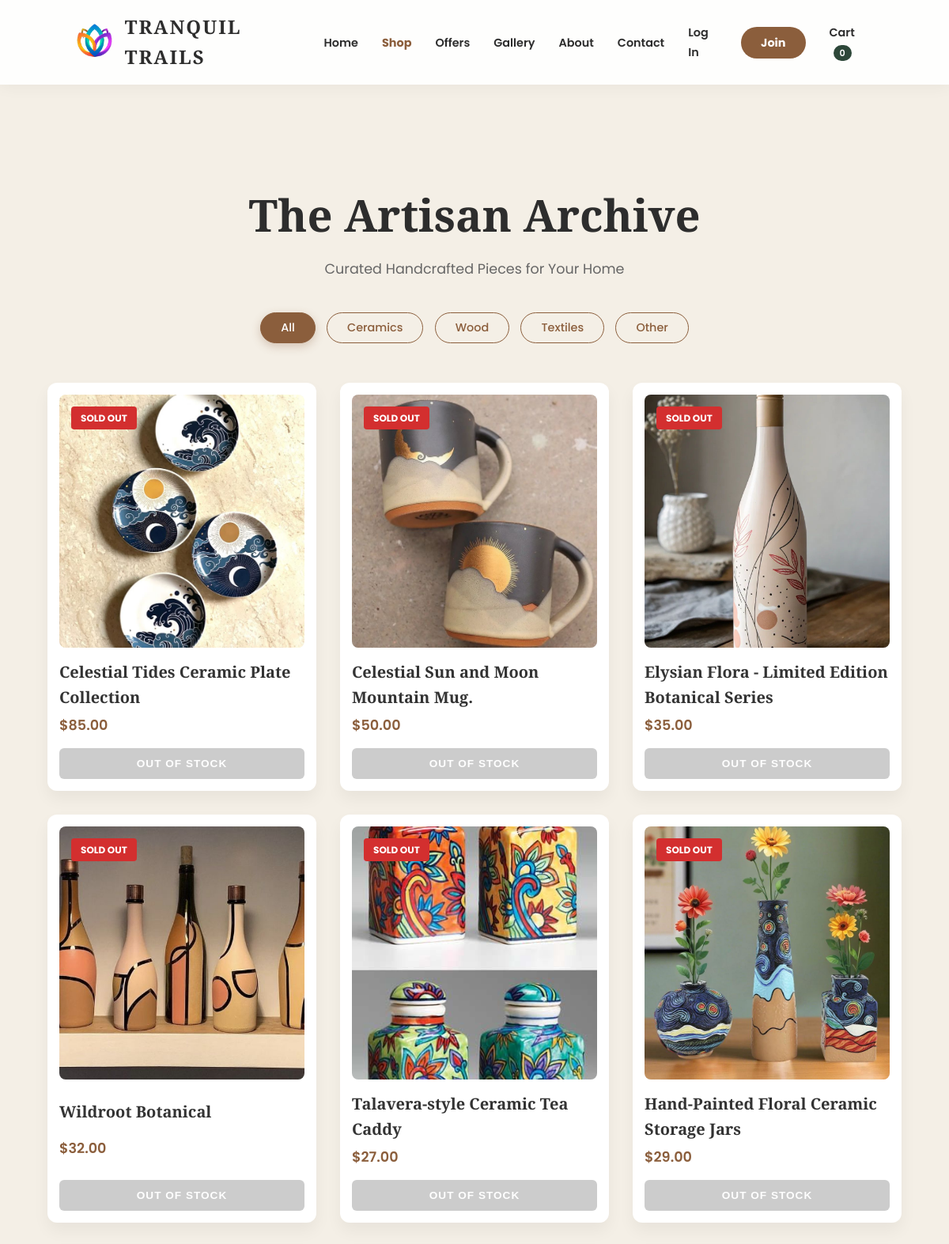
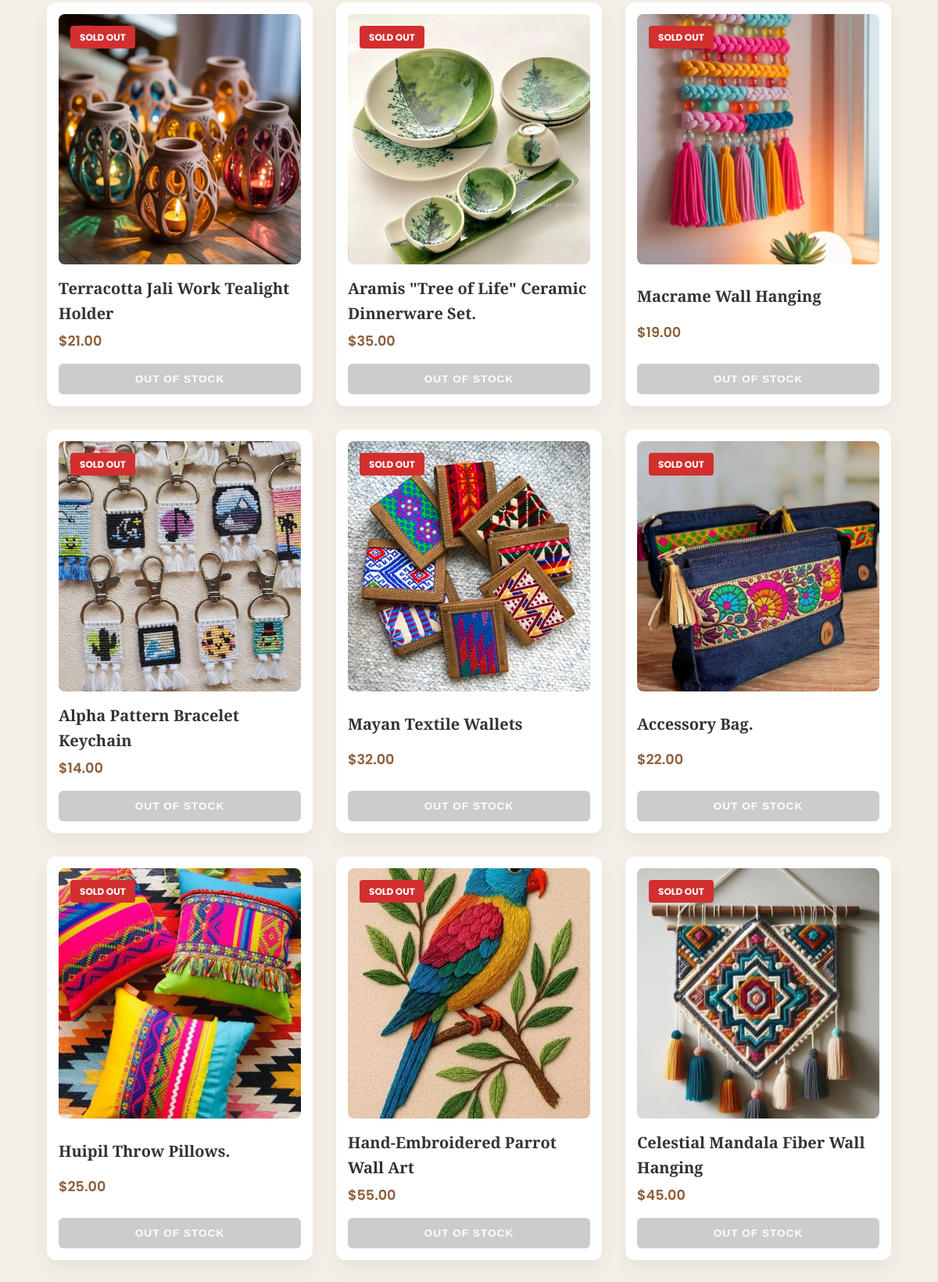
The app's page /shop/ (upper part) with its own data (2 pictures, top to bottom).
### core/models.py (models this page shows, shortened)
class Product(models.Model):
    category = models.ForeignKey(Category, related_name='products', on_delete=models.CASCADE)
    name = models.CharField(max_length=200)
    slug = models.SlugField(unique=True)
    image = models.ImageField(upload_to='products/')
    description = models.TextField(blank=True)
    price = models.DecimalField(max_digits=10, decimal_places=2)
    stock = models.PositiveIntegerField(default=0)
    available = models.BooleanField(default=True)
    created_at = models.DateTimeField(auto_now_add=True)
    updated_at = models.DateTimeField(auto_now=True)

### core/views.py (the view)
# urls.py: path('shop/', views.shop, name='shop'),
def shop(request):
    products = Product.objects.all()
    return render(request, 'shop.html', {'products': products})

### core/templates/shop.html (shortened to what this page needs)
{% load static %}
<!DOCTYPE html>
<html lang="en">
<head>
    <link rel="stylesheet" href="https://cdnjs.cloudflare.com/ajax/libs/font-awesome/6.4.0/css/all.min.css">
    <link rel="stylesheet" href="{% static 'styles.css' %}">
</head>
<body>
    <nav>
        <a href="{% url 'home' %}" class="logo-container">
            <img src="{% static 'Adobe Express - file.png' %}" alt="Logo" class="logo-img">
            <span class="logo-text">TRANQUIL TRAILS</span>
        </a>
        <ul class="nav-links" id="navLinks">
            <li><a href="{% url 'home' %}">Home</a></li>
            <li><a href="{% url 'shop' %}" style="color: #8B5E3C; font-weight: bold;">Shop</a></li>
            <li><a href="{% url 'offers' %}">Offers</a></li>
            <li><a href="{% url 'gallery' %}">Gallery</a></li>
            <li><a href="{% url 'about' %}">About</a></li>
            <li><a href="{% url 'Contact' %}">Contact</a></li>
            {% if user.is_authenticated %}
                <li>
                    <div class="nav-user-container">
                        <img src="https://cdn-icons-png.flaticon.com/512/3135/3135715.png" class="user-avatar" id="userAvatarBtn">
                        <div class="profile-dropdown" id="profileDropdown">
                            <div style="padding: 10px 16px; font-weight: bold; background: #f9f9f9; font-size: 0.8rem; border-bottom: 1px solid #eee;">
                                Hi, {{ user.first_name|default:user.username }}
                            </div>
                            <a href="#">My Orders</a>
                            <a href="#" onclick="logoutUser()" style="color:#d32f2f;">Logout</a>
                        </div>
                    </div>
                </li>
            {% else %}
                <li><a href="{% url 'login' %}">Log In</a></li>
                <li><a href="{% url 'signup' %}" style="background: #8B5E3C; color: white; padding: 10px 25px; border-radius: 50px; font-weight: bold;">Join</a></li>
            {% endif %}
            <li id="cartNavItem">
                <a href="#" id="cart-link">Cart <span class="cart-count-pill" id="cart-count">0</span></a>
            </li>
        </ul>
    </nav>
    <section class="shop-container">
        <div class="shop-header">
            <h1>The Artisan Archive</h1>
            <p>Curated Handcrafted Pieces for Your Home</p>
        </div>
        <div class="category-filters">
            <button class="filter-btn active" onclick="filterProducts('all')">All</button>
            <button class="filter-btn" onclick="filterProducts('Ceramics')">Ceramics</button>
            <button class="filter-btn" onclick="filterProducts('Wood')">Wood</button>
            <button class="filter-btn" onclick="filterProducts('Textiles')">Textiles</button>
            <button class="filter-btn" onclick="filterProducts('Other')">Other</button>
        </div>
        <div class="product-grid" id="shopGrid">
            {% for product in products %}
            <div class="product-card" data-category="{{ product.category.name|default:'Other' }}">
                <div class="product-img-box">
                    {% if product.image %}
                        <img src="{{ product.image.url }}" alt="{{ product.name }}">
                    {% else %}
                        <img src="{% static 'placeholder.jpg' %}" alt="No Image">
                    {% endif %}
                    {% if product.stock <= 0 %}
                        <div class="sold-out-badge">SOLD OUT</div>
                    {% endif %}
                </div>
                <a href="{% url 'product_detail' product.id %}" style="text-decoration: none;">
                    <h3>{{ product.name }}</h3>
                </a>
                <p class="price">${{ product.price }}</p>
                {% if product.stock > 0 %}
                <button class="add-btn"
                        onclick="addToCart('{{ product.id }}', '{{ product.name }}', '{{ product.price }}', '{{ product.image.url|default:'' }}')">
                    Add to Cart
                </button>
                {% else %}
                <button class="add-btn disabled" disabled>Out of Stock</button>
                {% endif %}
            </div>
            {% empty %}
                <p style="text-align:center; grid-column:1/-1; color:#777;">No products available at the moment.</p>
            {% endfor %}
        </div>
    </section>
</body>
</html>

### core/static/styles.css (style rules this page uses)
:root { --primary: #8B5E3C; --accent: #2D4739; --bg: #F4EFE6; --white: #ffffff; --text: #2d2d2d; }
* { margin: 0; padding: 0; box-sizing: border-box; }
body { font-family: 'Poppins', sans-serif; background: var(--bg); color: var(--text); line-height: 1.6; overflow-x: hidden; }
nav { display: flex; justify-content: space-between; align-items: center; padding: 15px 8%; background: rgba(255, 255, 255, 0.9); backdrop-filter: blur(10px); position: sticky; top: 0; z-index: 1000; box-shadow: 0 2px 20px rgba(0,0,0,0.05); }
.logo-container { display: flex; align-items: center; text-decoration: none; z-index: 1001; }
.logo-img { height: 50px; width: auto; margin-right: 15px; object-fit: contain; }
.logo-text { font-family: 'Playfair Display', serif; font-size: 1.5rem; font-weight: bold; color: var(--text); letter-spacing: 2px; }
.nav-links { display: flex; list-style: none; gap: 30px; align-items: center; }
.nav-links a { text-decoration: none; color: var(--text); font-size: 0.9rem; font-weight: 600; transition: 0.3s; }
.cart-count-pill { background: var(--accent); color: white; padding: 2px 8px; border-radius: 20px; font-size: 0.7rem; margin-left: 5px; }
.filter-btn { white-space: nowrap; padding: 10px 24px; border-radius: 50px; border: 1px solid #ddd; background: var(--white); color: var(--text); font-size: 0.85rem; font-weight: 500; cursor: pointer; transition: all 0.3s cubic-bezier(0.4, 0, 0.2, 1); }
.filter-btn.active { background: var(--primary); color: var(--white); border-color: var(--primary); box-shadow: 0 4px 12px rgba(139, 94, 60, 0.3); }

### core/templates/shop.html (style rules this page uses)
:root { --primary: #8B5E3C; --dark: #2c2c2c; --bg: #F4EFE6; --white: #ffffff; }
body { font-family: 'Poppins', sans-serif; background: var(--bg); color: var(--dark); margin: 0; padding: 0; }
.shop-container { padding: 120px 5% 60px; min-height: 100vh; }
.shop-header { text-align: center; margin-bottom: 40px; opacity: 0; transform: translateY(-20px); }
.shop-header h1 { font-family: 'Playfair Display'; font-size: 3.5rem; color: #2d2d2d; margin-bottom: 10px; }
.shop-header p { color: #666; font-size: 1.1rem; }
.category-filters { text-align: center; margin-bottom: 50px; opacity: 0; transform: translateY(10px); }
.filter-btn { background: transparent; border: 1px solid var(--primary); color: var(--primary); padding: 8px 25px; margin: 0 5px; border-radius: 30px; cursor: pointer; transition: 0.3s; font-family: 'Poppins'; font-weight: 500; font-size: 0.9rem; }
.filter-btn:hover, .filter-btn.active { background: var(--primary); color: white; }
.product-grid { display: grid; grid-template-columns: repeat(auto-fill, minmax(280px, 1fr)); gap: 30px; max-width: 1200px; margin: 0 auto; }
.product-card { background: white; padding: 15px; border-radius: 12px; box-shadow: 0 10px 20px rgba(0,0,0,0.05); transition: all 0.3s ease; display: flex; flex-direction: column; justify-content: space-between; opacity: 0; transform: translateY(30px); position: relative; }
.product-img-box { width: 100%; height: 320px; border-radius: 8px; overflow: hidden; margin-bottom: 15px; background: #f9f9f9; position: relative; }
.product-img-box img { width: 100%; height: 100%; object-fit: cover; transition: transform 0.6s ease; }
.sold-out-badge { position: absolute; top: 15px; left: 15px; background: #d32f2f; color: white; padding: 5px 12px; font-size: 0.75rem; font-weight: 700; border-radius: 4px; z-index: 2; }
.product-card h3 { font-family: 'Playfair Display'; font-size: 1.25rem; margin-bottom: 5px; color: #333; }
.product-card .price { font-weight: 600; color: var(--primary); margin-bottom: 15px; font-size: 1.1rem; }
.add-btn { width: 100%; padding: 12px; background: var(--primary); color: white; border: none; border-radius: 6px; cursor: pointer; transition: 0.3s; font-weight: 600; text-transform: uppercase; font-size: 0.85rem; letter-spacing: 1px; }
.add-btn.disabled { background: #ccc; cursor: not-allowed; }

### records on screen
Product: image (picture), stock "SOLD OUT", name "Celestial Tides Ceramic Plate Collection", price "85.00"
Product: image (picture), stock "SOLD OUT", name "Celestial Sun and Moon Mountain Mug.", price "50.00"
Product: image (picture), stock "SOLD OUT", name "Elysian Flora - Limited Edition Botanical Series", price "35.00"
Product: image (picture), stock "SOLD OUT", name "Wildroot Botanical", price "32.00"
Product: image (picture), stock "SOLD OUT", name "Talavera-style Ceramic Tea Caddy", price "27.00"
Product: image (picture), stock "SOLD OUT", name "Hand-Painted Floral Ceramic Storage Jars", price "29.00"
Product: image (picture), stock "SOLD OUT", name "Terracotta Jali Work Tealight Holder", price "21.00"
Product: image (picture), stock "SOLD OUT", name "Aramis \"Tree of Life\" Ceramic Dinnerware Set.", price "35.00"
Product: image (picture), stock "SOLD OUT", name "Macrame Wall Hanging", price "19.00"
Product: image (picture), stock "SOLD OUT", name "Alpha Pattern Bracelet Keychain", price "14.00"
Product: image (picture), stock "SOLD OUT", name "Mayan Textile Wallets", price "32.00"
Product: image (picture), stock "SOLD OUT", name "Accessory Bag.", price "22.00"
Product: image (picture), stock "SOLD OUT", name "Huipil Throw Pillows.", price "25.00"
Product: image (picture), stock "SOLD OUT", name "Hand-Embroidered Parrot Wall Art", price "55.00"
Product: image (picture), stock "SOLD OUT", name "Celestial Mandala Fiber Wall Hanging", price "45.00"
